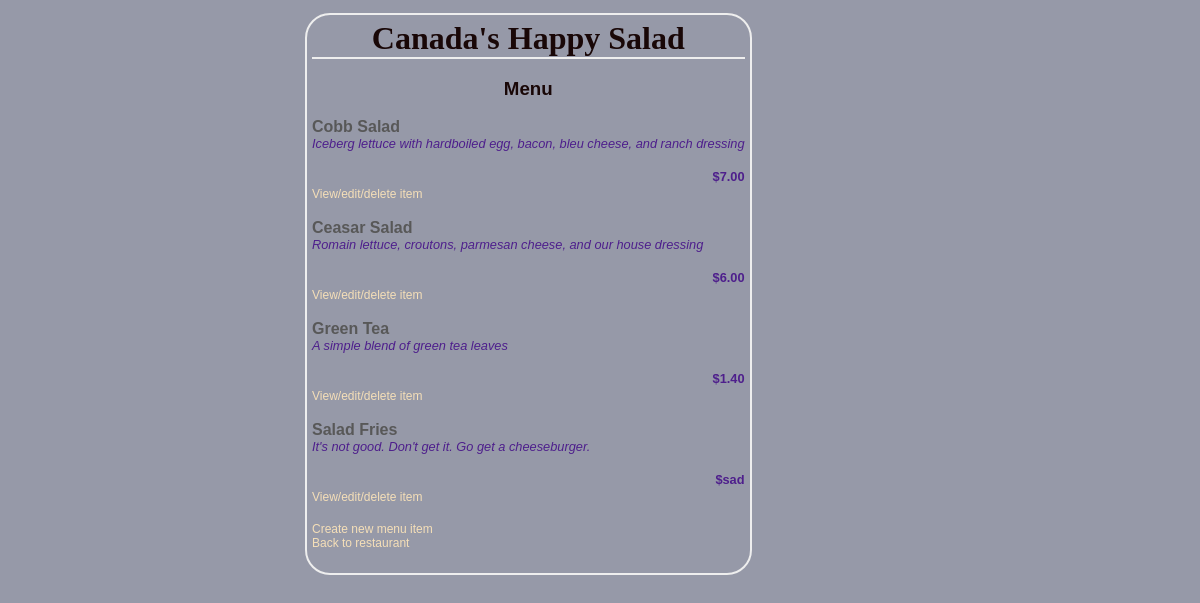
/restaurants/3/menu/, run on an earlier commit of the app's database.
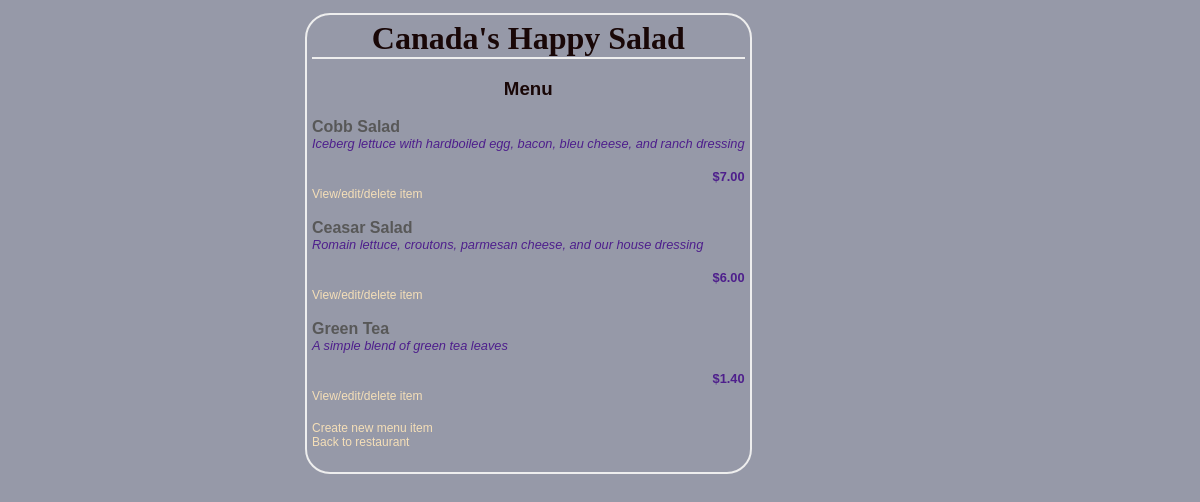
And on a later commit of the database.
### database_setup.py (models this page shows)
class Restaurant(Base):
	__tablename__ = 'restaurant'
	id = Column(Integer, primary_key=True)
	name = Column(String(250), nullable=False)
	cuisine_id = Column(Integer, ForeignKey('cuisine.id'))
	cuisine = relationship(Cuisine)

class RestaurantMenuItem(Base):
	__tablename__ = 'restaurant_menu_item'
	name = Column(String(80), nullable=False)
	id = Column(Integer, primary_key=True)
	description = Column(String(250))
	price = Column(String(8))
	course = Column(String(250))
	restaurant_id = Column(Integer, ForeignKey('restaurant.id'))
	baseMenuItem_id = Column(Integer, ForeignKey('base_menu_item.id'))
	restaurant = relationship(Restaurant)
	baseMenuItem = relationship(BaseMenuItem)

### project.py (the view)
@app.route('/restaurants/<int:restaurant_id>/menu/')
def restaurantMenu(restaurant_id):
        restaurant = RestaurantManager.getRestaurant(restaurant_id)
        restaurantMenuItems = RestaurantManager.\
            getRestaurantMenuItems(restaurant_id=restaurant_id)
        return render_template('RestaurantMenu.html',
                               restaurant=restaurant,
                               items=restaurantMenuItems)

### RestaurantManager.py (called while the page is built)
def getRestaurantDBSession():
    engine = create_engine('sqlite:///restaurants.db')
    Base.metadata.bind = engine
    DBSession = sessionmaker(bind=engine)
    session = DBSession()
    return session

def getRestaurant(rest_id):
    session = getRestaurantDBSession()
    restaurant = session.query(Restaurant).filter_by(id=rest_id).one()
    session.close()
    return restaurant

### templates/RestaurantMenu.html (shortened to what this page needs)
<html>
<head>
	<link rel=stylesheet type=text/css href="{{url_for('static',
											filename='BasicMenu.css')}}">
</head>
<body>
	<div class='pane'>
		<h1 class='header'>{{restaurant.name}}</h1>
		<h3 class='header'>Menu</h3>
		{% for i in items %}
		<div class='name'>{{i.name}}</div>
		<div class='description'>{{i.description}}</div>
		<div class='price'>{{i.price}}</div>
		<a href="{{url_for('restaurantMenuItem',
							restaurant_id=i.restaurant_id,
							restaurantMenuItem_id=i.id)}}">
			View/edit/delete item</a>
		{% endfor %}
		<a href="{{url_for('addRestaurantMenuItem',
						   restaurant_id=restaurant.id)}}">
			Create new menu item
		</a>
		<a href="{{url_for('restaurant',
						   restaurant_id=restaurant.id)}}">
			Back to restaurant
		</a>
	</div>
</body>
</html>

### static/BasicMenu.css (style rules this page uses)
body { font-family: sans-serif; background-color: #9699A8; }
h1, h2, h3, h4 { color: #190707; }
h1, h2 { font-family: 'Georgia', serif; margin: 0; }
h1 { border-bottom: 2px solid #eee; }
a { text-decoration: none; color: #F5DFB8; font-size: .75em; }
.pane { position: absolute; left: 25%; border: 2px solid; border-radius: 25px; padding: 5px; margin: 5px; border-color: #eee; }
.header { left: 50%; text-align: center; }
.name { width: 50%; display: inline-block; float: left; color: #585858; font-weight: bold; }
.description { color: #4E1F8C; font-style: italic; font-size: 80% }
.price { text-align: right; width: 50%; float: right; color: #4E1F8C; font-weight: bold; font-size: 80% }

What changed in the data, as far as the page shows it:
removed RestaurantMenuItem: name "Salad Fries", description "It's not good. Don't get it. Go get a cheeseburger.", price "$sad"
